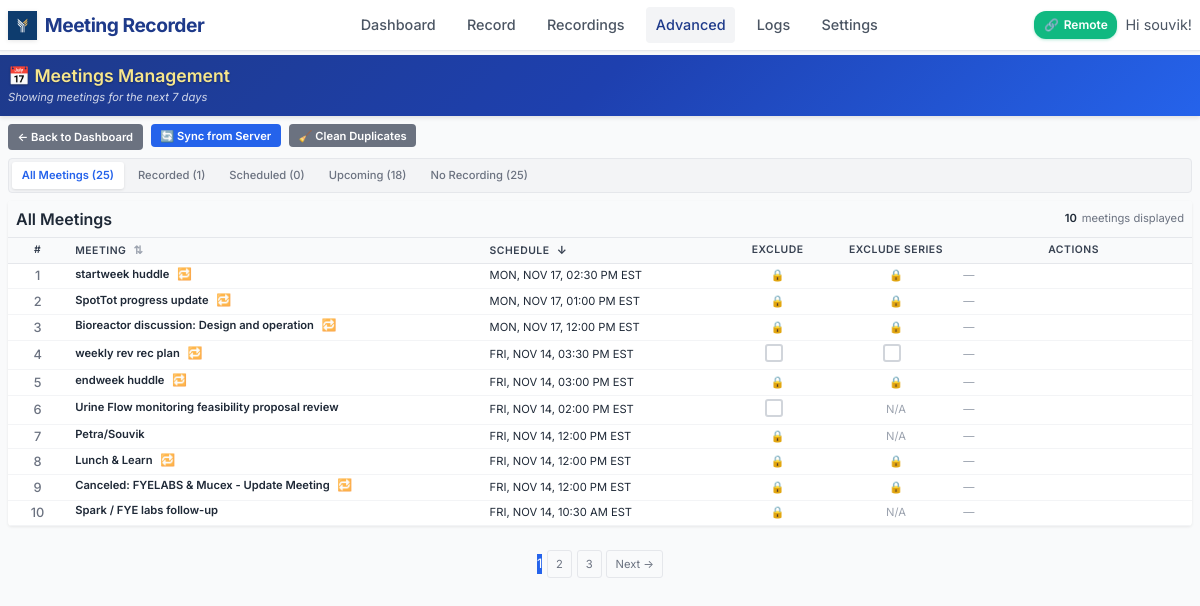
Page /admin/meetings (signed in) on the earlier database version.
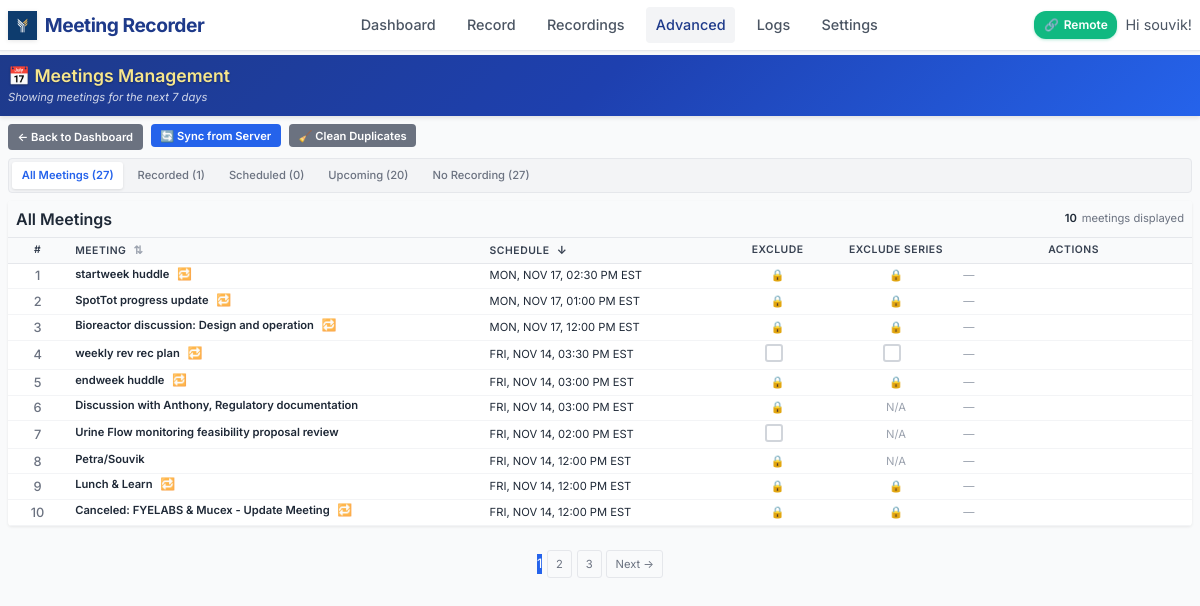
Same page on the later database version.
### models.py (models this page shows, shortened)
class Meeting(db.Model):
    id = db.Column(db.Integer, primary_key=True)
    calendar_event_id = db.Column(db.String(255))  # Original calendar event ID
    subject = db.Column(db.String(500), nullable=False)
    description = db.Column(db.Text)
    location = db.Column(db.String(500))
    web_link = db.Column(db.String(1000))  # Teams meeting link
    start_time = db.Column(db.DateTime, nullable=False)
    end_time = db.Column(db.DateTime, nullable=False)
    duration_minutes = db.Column(db.Integer)
    is_all_day = db.Column(db.Boolean, default=False)
    organizer = db.Column(db.String(255))
    required_attendees = db.Column(db.Text)  # JSON list of email addresses
    optional_attendees = db.Column(db.Text)  # JSON list of email addresses
    attendee_count = db.Column(db.Integer, default=0)
    meeting_type = db.Column(db.String(50), default='teams')  # teams, phone, in-person, other
    is_teams_meeting = db.Column(db.Boolean, default=False)
    is_recurring = db.Column(db.Boolean, default=False)
    recording_status = db.Column(db.String(50), default='none')  # none, scheduled, recorded_local, recorded_synced, excluded
    recording_id = db.Column(db.Integer, db.ForeignKey('recording.id'), nullable=True)  # One-to-one relationship
    recording = db.relationship('Recording', backref=db.backref('meeting', uselist=False), uselist=False)  # One meeting can have 0 or 1 recording
    discovered_at = db.Column(db.DateTime, default=datetime.utcnow)
    last_updated = db.Column(db.DateTime, default=datetime.utcnow, onupdate=datetime.utcnow)
    user_id = db.Column(db.Integer, db.ForeignKey('user.id'), nullable=False)
    is_excluded = db.Column(db.Boolean, default=False)  # User manually excluded from recording
    auto_record = db.Column(db.Boolean, default=True)  # Should this meeting be auto-recorded
    user_excluded = db.Column(db.Boolean, default=False)  # User manually excluded this specific meeting
    exclude_all_series = db.Column(db.Boolean, default=False)  # Exclude all meetings in this recurring series
    series_id = db.Column(db.String(255))  # Recurring series identifier for grouping related meetings

### app.py (the view)
@app.route('/admin/meetings')
@login_required
def admin_meetings():
    try:
        page = request.args.get('page', 1, type=int)
        per_page = 10
        filter_status = request.args.get('filter', 'all')
        sort_by = request.args.get('sort', 'date')  # 'date' or 'subject'
        sort_order = request.args.get('order', 'desc')  # 'asc' or 'desc'
        today = datetime.now().replace(hour=0, minute=0, second=0, microsecond=0)
        next_7_days = today + timedelta(days=7)
        base_query = Meeting.query.filter(
            Meeting.start_time >= today,
            Meeting.start_time < next_7_days
        )
        total_meetings = base_query.count()
        recorded_meetings = base_query.filter(Meeting.recording_status.in_(['recorded_synced', 'recorded_local'])).count()
        scheduled_meetings = base_query.filter_by(recording_status='scheduled').count()
        upcoming_meetings = base_query.filter(Meeting.start_time > datetime.now()).count()
        no_recording_meetings = base_query.filter(Meeting.recording_id.is_(None)).count()
        total_attendees = db.session.query(db.func.sum(Meeting.attendee_count))\
            .filter(Meeting.start_time >= today, Meeting.start_time < next_7_days)\
            .scalar() or 0
        query = Meeting.query.filter(
            Meeting.start_time >= today,
            Meeting.start_time < next_7_days
        )
        if filter_status == 'recorded':
            query = query.filter(Meeting.recording_status.in_(['recorded_synced', 'recorded_local']))
        elif filter_status == 'scheduled':
            query = query.filter_by(recording_status='scheduled')
        elif filter_status == 'upcoming':
            query = query.filter(Meeting.start_time > datetime.now())
        elif filter_status == 'orphaned':
            query = query.filter(Meeting.recording_id.is_(None))
        if sort_by == 'subject':
            if sort_order == 'asc':
                query = query.order_by(Meeting.subject.asc())
            else:
                query = query.order_by(Meeting.subject.desc())
        else:  # Default to date sorting
            if sort_order == 'asc':
                query = query.order_by(Meeting.start_time.asc())
            else:
                query = query.order_by(Meeting.start_time.desc())
        meetings_paginated = query.paginate(
            page=page, per_page=per_page, error_out=False
        )
        stats = {
            'total_meetings': total_meetings,
            'recorded_meetings': recorded_meetings,
            'scheduled_meetings': scheduled_meetings,
            'upcoming_meetings': upcoming_meetings,
            'no_recording_meetings': no_recording_meetings,
            'total_attendees': total_attendees
        }
        active_recording_meeting = None
        if recording_state.get('active') and recording_state.get('meeting_id'):
            active_recording_meeting = Meeting.query.get(recording_state['meeting_id'])
        return render_template('admin/meetings.html',
                             meetings=meetings_paginated.items,
                             pagination=meetings_paginated,
                             stats=stats,
                             filter_status=filter_status,
                             active_recording_meeting=active_recording_meeting,
                             sort_by=sort_by,
                             sort_order=sort_order)
    except Exception as e:
        logger.error(f" Admin meetings error: {sanitize_error_message(e)}")
        flash(f"Error loading meetings: {sanitize_error_message(e)}", "error")
        return redirect(url_for('admin_dashboard'))

### app.py (called while the page is built)
@app.template_filter('format_eastern_local')
def format_eastern_local_filter(local_dt, format_str='%a, %b %d, %I:%M %p EST'):
    if local_dt:
        formatted = local_dt.strftime(format_str).upper()
        return formatted
    return 'N/A'

@app.context_processor
def utility_processor():
    active_recording = None
    if current_user.is_authenticated:
        global recording_state
        if recording_state.get('active', False):
            recent_recording = Recording.query.filter_by(user_id=current_user.id).order_by(Recording.created_at.desc()).first()
            if recent_recording and recent_recording.status != 'completed':
                active_recording = recent_recording
    return dict(
        format_file_size=format_file_size,
        format_duration=format_duration,
        active_recording=active_recording,
        is_remote_recording_enabled=is_remote_recording_enabled
    )

@login_manager.user_loader
def load_user(user_id):
    return db.session.get(User, int(user_id))  # Fix SQLAlchemy deprecation

### templates/admin/meetings.html (shortened to what the changed rows need)
{% extends "base.html" %}
{% block content %}
<div class="admin-header">
    <div class="admin-header-content">
        <h1 class="admin-title">📅 Meetings Management</h1>
    </div>
</div>
<div class="filter-tabs">
    <a href="{{ url_for('admin_meetings', sort=sort_by, order=sort_order) }}" class="filter-tab {{ 'active' if filter_status == 'all' else '' }}">
        All Meetings ({{ stats.total_meetings }})
    </a>
    <a href="{{ url_for('admin_meetings', filter='recorded', sort=sort_by, order=sort_order) }}" class="filter-tab {{ 'active' if filter_status == 'recorded' else '' }}">
        Recorded ({{ stats.recorded_meetings }})
    </a>
    <a href="{{ url_for('admin_meetings', filter='scheduled', sort=sort_by, order=sort_order) }}" class="filter-tab {{ 'active' if filter_status == 'scheduled' else '' }}">
        Scheduled ({{ stats.scheduled_meetings }})
    </a>
    <a href="{{ url_for('admin_meetings', filter='upcoming', sort=sort_by, order=sort_order) }}" class="filter-tab {{ 'active' if filter_status == 'upcoming' else '' }}">
        Upcoming ({{ stats.upcoming_meetings }})
    </a>
    <a href="{{ url_for('admin_meetings', filter='orphaned', sort=sort_by, order=sort_order) }}" class="filter-tab {{ 'active' if filter_status == 'orphaned' else '' }}">
        No Recording ({{ stats.no_recording_meetings }})
    </a>
</div>
<div class="meetings-container" id="list-view">
    <div class="meetings-header">
        <h2 style="margin: 0; font-size: 1rem; color: #1f2937;">
            {% if filter_status == 'all' %}All Meetings
            {% elif filter_status == 'recorded' %}Recorded Meetings
            {% elif filter_status == 'scheduled' %}Scheduled Meetings
            {% elif filter_status == 'upcoming' %}Upcoming Meetings
            {% elif filter_status == 'orphaned' %}Meetings Without Recordings
            {% endif %}
        </h2>
    </div>
    {% if meetings %}
    <table class="meetings-table">
        <thead>
            <tr>
                <th>#</th>
                <th class="sortable" onclick="sortTable('subject')">
                    Meeting <span class="sort-arrow" id="sort-arrow-subject">⇅</span>
                </th>
                <th class="sortable" onclick="sortTable('date')">
                    Schedule <span class="sort-arrow" id="sort-arrow-date">⇅</span>
                </th>
                <th>Exclude</th>
                <th>Exclude Series</th>
                <th>Actions</th>
            </tr>
        </thead>
        <tbody>
            {% for meeting in meetings %}
            <tr data-meeting-subject="{{ meeting.subject }}" data-meeting-date="{{ meeting.start_time.isoformat() }}">
                <td>
                    {{ loop.index }}
                </td>
                <td>
                    <a href="{{ url_for('admin_meeting_detail', meeting_id=meeting.id) }}" class="meeting-title">
                        {{ meeting.subject }}
                        {% if meeting.is_recurring %}
                        <span class="recurring-badge" title="Recurring Meeting">🔁</span>
                        {% endif %}
                    </a>
                </td>
                <td>
                    <div style="color: #1f2937;">
                        {{ meeting.start_time | format_eastern_local }}
                    </div>
                </td>
                <td>
                    {% if meeting.organizer and current_user.email and meeting.organizer.lower() == current_user.email.lower() %}
                    <label class="checkbox-container" title="Exclude this specific meeting from recording (Only organizer can exclude)">
                        <span class="checkmark"></span>
                    </label>
                    {% else %}
                    <span style="color: #9ca3af; font-size: 0.7rem;" title="Only the meeting organizer can exclude meetings">🔒</span>
                    {% endif %}
                </td>
                <td>
                    {% if meeting.is_recurring %}
                        {% if meeting.organizer and current_user.email and meeting.organizer.lower() == current_user.email.lower() %}
                        <label class="checkbox-container" title="Exclude all meetings in this recurring series (Only organizer can exclude)">
                            <span class="checkmark"></span>
                        </label>
                        {% else %}
                        <span style="color: #9ca3af; font-size: 0.7rem;" title="Only the meeting organizer can exclude series">🔒</span>
                        {% endif %}
                    {% else %}
                    <span style="color: #9ca3af;">N/A</span>
                    {% endif %}
                </td>
                <td>
                    <div class="action-buttons-group">
                        {% if meeting.recording_status == 'recording' %}
                        <div class="inline-recording-indicator">
                            <span class="inline-recording-pulse"></span>
                            <span class="inline-recording-text">RECORDING</span>
                        </div>
                        {% elif meeting.recording %}
                        <span style="color: #10b981; font-size: 0.7rem; font-weight: 600;">✓ Recorded</span>
                        {% else %}
                        <span style="color: #9ca3af; font-size: 0.7rem;">—</span>
                        {% endif %}
                    </div>
                </td>
            </tr>
            {% endfor %}
        </tbody>
    </table>
    {% endif %}
</div>
{% if pagination %}
<div class="pagination">
    {% for page_num in pagination.iter_pages() %}
        {% if page_num %}
            {% if page_num != pagination.page %}
                <a href="{{ url_for('admin_meetings', page=page_num, filter=filter_status, sort=sort_by, order=sort_order) }}">{{ page_num }}</a>
            {% else %}
                <span class="current">{{ page_num }}</span>
            {% endif %}
        {% else %}
            <span>…</span>
        {% endif %}
    {% endfor %}
    {% if pagination.has_next %}
        <a href="{{ url_for('admin_meetings', page=pagination.next_num, filter=filter_status, sort=sort_by, order=sort_order) }}">Next →</a>
    {% endif %}
</div>
{% endif %}
{% endblock %}

Differences in the rows shown:
no longer on this page (row edited): Meeting: subject "Spark / FYE labs follow-up", start_time "FRI, NOV 14, 10:30 AM EST", is_recurring "N/A"
added Meeting: subject "Discussion with Anthony, Regulatory documentation", start_time "FRI, NOV 14, 03:00 PM EST", is_recurring "N/A"
Other differences:
{{ stats.total_meetings }}: "25" → "27"
{{ stats.upcoming_meetings }}: "18" → "20"
{{ stats.no_recording_meetings }}: "25" → "27"
